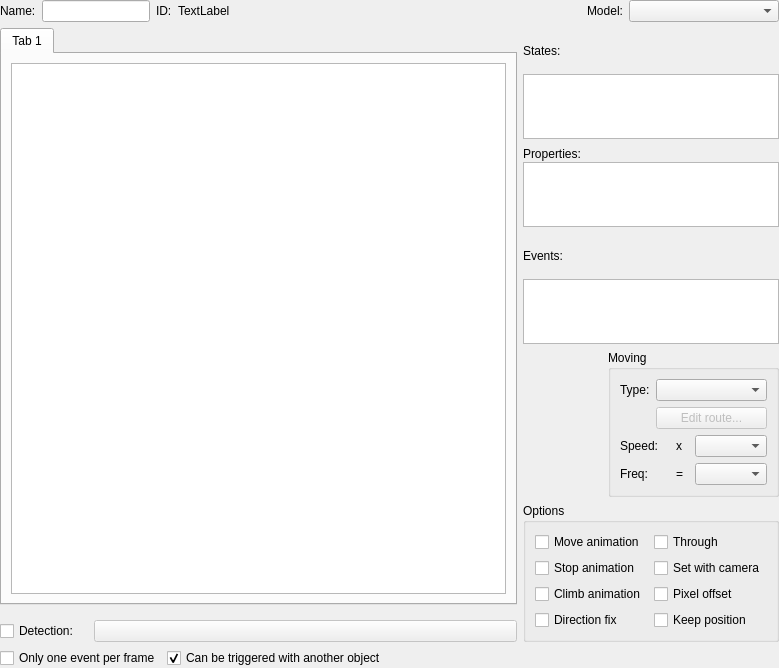
<?xml version="1.0" encoding="UTF-8"?>
<ui version="4.0">
 <class>PanelObject</class>
 <widget class="QWidget" name="PanelObject">
  <property name="geometry">
   <rect>
    <x>0</x>
    <y>0</y>
    <width>779</width>
    <height>668</height>
   </rect>
  </property>
  <property name="windowTitle">
   <string>Form</string>
  </property>
  <layout class="QGridLayout" name="gridLayout">
   <property name="leftMargin">
    <number>0</number>
   </property>
   <property name="topMargin">
    <number>0</number>
   </property>
   <property name="rightMargin">
    <number>0</number>
   </property>
   <property name="bottomMargin">
    <number>0</number>
   </property>
   <item row="0" column="0">
    <layout class="QVBoxLayout" name="verticalLayout_8" stretch="0,1,0">
     <item>
      <layout class="QHBoxLayout" name="horizontalLayout" stretch="0,0,0,0,1,0,0">
       <item>
        <widget class="QLabel" name="labelName">
         <property name="text">
          <string>Name:</string>
         </property>
        </widget>
       </item>
       <item>
        <widget class="QLineEdit" name="lineEditName"/>
       </item>
       <item>
        <widget class="QLabel" name="label">
         <property name="text">
          <string>ID:</string>
         </property>
        </widget>
       </item>
       <item>
        <widget class="QLabel" name="labelID">
         <property name="text">
          <string>TextLabel</string>
         </property>
        </widget>
       </item>
       <item>
        <spacer name="horizontalSpacer">
         <property name="orientation">
          <enum>Qt::Horizontal</enum>
         </property>
         <property name="sizeHint" stdset="0">
          <size>
           <width>40</width>
           <height>20</height>
          </size>
         </property>
        </spacer>
       </item>
       <item>
        <widget class="QLabel" name="labelModel">
         <property name="text">
          <string>Model:</string>
         </property>
        </widget>
       </item>
       <item>
        <widget class="QComboBox" name="comboBoxInheritance">
         <property name="enabled">
          <bool>true</bool>
         </property>
         <property name="minimumSize">
          <size>
           <width>150</width>
           <height>0</height>
          </size>
         </property>
         <property name="maximumSize">
          <size>
           <width>150</width>
           <height>16777215</height>
          </size>
         </property>
        </widget>
       </item>
      </layout>
     </item>
     <item>
      <layout class="QHBoxLayout" name="horizontalLayout_3" stretch="1,0">
       <property name="spacing">
        <number>6</number>
       </property>
       <item>
        <layout class="QVBoxLayout" name="verticalLayout_6" stretch="1,0">
         <property name="spacing">
          <number>15</number>
         </property>
         <item>
          <widget class="QTabWidget" name="tabWidgetCommands">
           <property name="maximumSize">
            <size>
             <width>16777215</width>
             <height>16777215</height>
            </size>
           </property>
           <property name="currentIndex">
            <number>0</number>
           </property>
           <widget class="QWidget" name="tab">
            <attribute name="title">
             <string>Tab 1</string>
            </attribute>
            <layout class="QVBoxLayout" name="verticalLayout_7">
             <item>
              <widget class="QTreeView" name="treeView"/>
             </item>
            </layout>
           </widget>
          </widget>
         </item>
         <item>
          <layout class="QHBoxLayout" name="horizontalLayout_2" stretch="0,1">
           <item>
            <widget class="QCheckBox" name="checkBoxDetection">
             <property name="text">
              <string>Detection:</string>
             </property>
            </widget>
           </item>
           <item>
            <widget class="QPushButton" name="pushButtonDetection">
             <property name="enabled">
              <bool>false</bool>
             </property>
             <property name="text">
              <string/>
             </property>
            </widget>
           </item>
          </layout>
         </item>
        </layout>
       </item>
       <item>
        <layout class="QVBoxLayout" name="verticalLayout_5" stretch="1,1,1,0">
         <item>
          <layout class="QVBoxLayout" name="verticalLayout_2" stretch="0,1">
           <property name="spacing">
            <number>0</number>
           </property>
           <item>
            <widget class="QLabel" name="labelStates">
             <property name="text">
              <string>States:</string>
             </property>
            </widget>
           </item>
           <item>
            <widget class="WidgetSuperTree" name="treeViewStates">
             <property name="maximumSize">
              <size>
               <width>16777215</width>
               <height>65</height>
              </size>
             </property>
             <attribute name="headerVisible">
              <bool>false</bool>
             </attribute>
            </widget>
           </item>
          </layout>
         </item>
         <item>
          <layout class="QVBoxLayout" name="verticalLayout_4" stretch="0,1">
           <property name="spacing">
            <number>0</number>
           </property>
           <item>
            <widget class="QLabel" name="labelProperties">
             <property name="enabled">
              <bool>true</bool>
             </property>
             <property name="maximumSize">
              <size>
               <width>16777215</width>
               <height>17</height>
              </size>
             </property>
             <property name="text">
              <string>Properties:</string>
             </property>
            </widget>
           </item>
           <item>
            <widget class="WidgetSuperTree" name="treeViewProperties">
             <property name="enabled">
              <bool>true</bool>
             </property>
             <property name="maximumSize">
              <size>
               <width>16777215</width>
               <height>65</height>
              </size>
             </property>
             <attribute name="headerVisible">
              <bool>false</bool>
             </attribute>
            </widget>
           </item>
          </layout>
         </item>
         <item>
          <layout class="QVBoxLayout" name="verticalLayout_3" stretch="0,1">
           <property name="spacing">
            <number>0</number>
           </property>
           <item>
            <widget class="QLabel" name="labelEvents">
             <property name="text">
              <string>Events:</string>
             </property>
            </widget>
           </item>
           <item>
            <widget class="WidgetSuperTree" name="treeViewEvents">
             <property name="maximumSize">
              <size>
               <width>16777215</width>
               <height>65</height>
              </size>
             </property>
             <attribute name="headerVisible">
              <bool>false</bool>
             </attribute>
            </widget>
           </item>
          </layout>
         </item>
         <item>
          <layout class="QGridLayout" name="gridLayout_8">
           <item row="0" column="1">
            <widget class="QGroupBox" name="groupBoxMoving">
             <property name="title">
              <string>Moving</string>
             </property>
             <layout class="QGridLayout" name="gridLayout_4">
              <item row="0" column="0">
               <layout class="QGridLayout" name="gridLayout_5">
                <item row="3" column="0" colspan="2">
                 <widget class="QLabel" name="labelFreq">
                  <property name="enabled">
                   <bool>true</bool>
                  </property>
                  <property name="text">
                   <string>Freq:</string>
                  </property>
                 </widget>
                </item>
                <item row="1" column="1" colspan="5">
                 <widget class="QPushButton" name="pushButtonEditRoute">
                  <property name="enabled">
                   <bool>false</bool>
                  </property>
                  <property name="text">
                   <string>Edit route...</string>
                  </property>
                 </widget>
                </item>
                <item row="2" column="0" colspan="2">
                 <widget class="QLabel" name="labelSpeed">
                  <property name="enabled">
                   <bool>true</bool>
                  </property>
                  <property name="text">
                   <string>Speed:</string>
                  </property>
                 </widget>
                </item>
                <item row="0" column="1" colspan="5">
                 <widget class="QComboBox" name="comboBoxMovingType">
                  <property name="enabled">
                   <bool>true</bool>
                  </property>
                 </widget>
                </item>
                <item row="3" column="2">
                 <widget class="QLabel" name="label_4">
                  <property name="enabled">
                   <bool>true</bool>
                  </property>
                  <property name="text">
                   <string>=</string>
                  </property>
                 </widget>
                </item>
                <item row="0" column="0">
                 <widget class="QLabel" name="labelType">
                  <property name="text">
                   <string>Type:</string>
                  </property>
                 </widget>
                </item>
                <item row="2" column="2">
                 <widget class="QLabel" name="label_3">
                  <property name="enabled">
                   <bool>true</bool>
                  </property>
                  <property name="text">
                   <string>x</string>
                  </property>
                 </widget>
                </item>
                <item row="3" column="3" colspan="3">
                 <widget class="QComboBox" name="comboBoxFreq"/>
                </item>
                <item row="2" column="3" colspan="3">
                 <widget class="QComboBox" name="comboBoxSpeed"/>
                </item>
               </layout>
              </item>
             </layout>
            </widget>
           </item>
           <item row="1" column="0" colspan="2">
            <widget class="QGroupBox" name="groupBoxOptions">
             <property name="title">
              <string>Options</string>
             </property>
             <layout class="QGridLayout" name="gridLayout_7">
              <item row="0" column="0">
               <layout class="QGridLayout" name="gridLayout_6">
                <item row="0" column="1">
                 <widget class="QCheckBox" name="checkBoxThrough">
                  <property name="enabled">
                   <bool>true</bool>
                  </property>
                  <property name="text">
                   <string>Through</string>
                  </property>
                 </widget>
                </item>
                <item row="3" column="0">
                 <widget class="QCheckBox" name="checkBoxDirectionFix">
                  <property name="enabled">
                   <bool>true</bool>
                  </property>
                  <property name="text">
                   <string>Direction fix</string>
                  </property>
                 </widget>
                </item>
                <item row="1" column="1">
                 <widget class="QCheckBox" name="checkBoxSetWithCamera">
                  <property name="text">
                   <string>Set with camera</string>
                  </property>
                 </widget>
                </item>
                <item row="0" column="0">
                 <widget class="QCheckBox" name="checkBoxMoveAnimation">
                  <property name="text">
                   <string>Move animation</string>
                  </property>
                 </widget>
                </item>
                <item row="1" column="0">
                 <widget class="QCheckBox" name="checkBoxStopAnimation">
                  <property name="enabled">
                   <bool>true</bool>
                  </property>
                  <property name="text">
                   <string>Stop animation</string>
                  </property>
                 </widget>
                </item>
                <item row="2" column="0">
                 <widget class="QCheckBox" name="checkBoxClimbAnimation">
                  <property name="enabled">
                   <bool>true</bool>
                  </property>
                  <property name="text">
                   <string>Climb animation</string>
                  </property>
                 </widget>
                </item>
                <item row="2" column="1">
                 <widget class="QCheckBox" name="checkBoxPixelOffset">
                  <property name="text">
                   <string>Pixel offset</string>
                  </property>
                 </widget>
                </item>
                <item row="3" column="1">
                 <widget class="QCheckBox" name="checkBoxKeepPosition">
                  <property name="enabled">
                   <bool>true</bool>
                  </property>
                  <property name="text">
                   <string>Keep position</string>
                  </property>
                 </widget>
                </item>
               </layout>
              </item>
             </layout>
            </widget>
           </item>
           <item row="0" column="0">
            <widget class="PanelGraphics" name="panelGraphics" native="true"/>
           </item>
          </layout>
         </item>
        </layout>
       </item>
      </layout>
     </item>
     <item>
      <layout class="QHBoxLayout" name="horizontalLayout_4" stretch="0,0,1">
       <item>
        <widget class="QCheckBox" name="checkBoxOneEventPerFrame">
         <property name="text">
          <string>Only one event per frame</string>
         </property>
        </widget>
       </item>
       <item>
        <widget class="QCheckBox" name="checkBoxCanBeTriggeredAnotherObject">
         <property name="text">
          <string>Can be triggered with another object</string>
         </property>
         <property name="checked">
          <bool>true</bool>
         </property>
        </widget>
       </item>
       <item>
        <spacer name="horizontalSpacer_2">
         <property name="orientation">
          <enum>Qt::Horizontal</enum>
         </property>
         <property name="sizeHint" stdset="0">
          <size>
           <width>40</width>
           <height>20</height>
          </size>
         </property>
        </spacer>
       </item>
      </layout>
     </item>
    </layout>
   </item>
  </layout>
 </widget>
 <customwidgets>
  <customwidget>
   <class>WidgetSuperTree</class>
   <extends>QTreeView</extends>
   <header>widgetsupertree.h</header>
  </customwidget>
  <customwidget>
   <class>PanelGraphics</class>
   <extends>QWidget</extends>
   <header>panelgraphics.h</header>
   <container>1</container>
  </customwidget>
 </customwidgets>
 <resources/>
 <connections/>
</ui>
